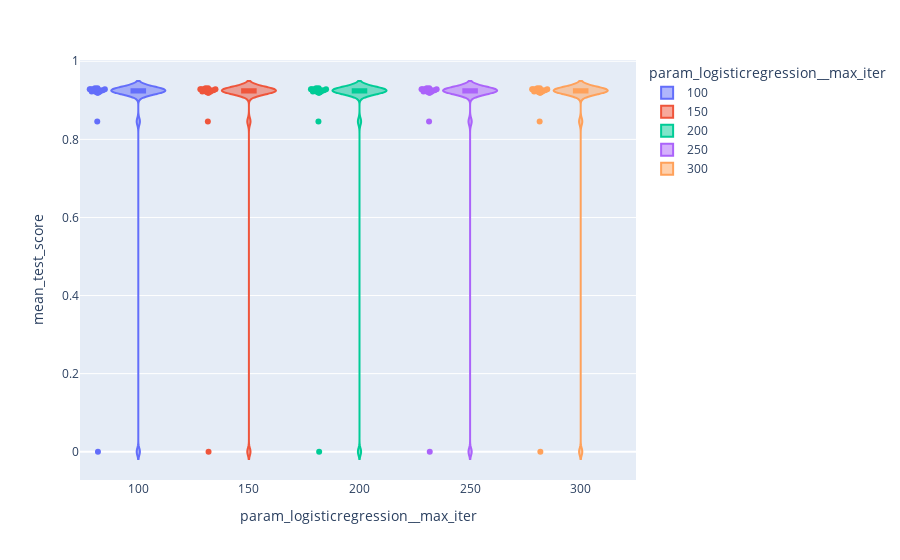

Source (notebook cell):
### Code cell
num_cat_hip(cv_results, 'param_logisticregression__max_iter', 'mean_test_score')

### Figure 1 — Plotly figure (JSON) as saved in the notebook; plotly's stock layout.template omitted (floating-point values rounded to 4 significant figures)
{"data": [{"alignmentgroup": "True", "box": {"visible": true}, "hovertemplate": "param_logisticregression__max_iter=%{x}<br>mean_test_score=%{y}<extra></extra>", "legendgroup": "100", "marker": {"color": "#636efa"}, "name": "100", "offsetgroup": "100", "orientation": "v", "points": "all", "scalegroup": "True", "showlegend": true, "type": "violin", "x": [100, 100, 100, 100, 100, 100, 100, 100, 100, 100, 100, 100, 100, 100, 100, 100, 100, 100, 100, 100], "x0": " ", "xaxis": "x", "y": [0.9309, 0.9309, 0.9282, 0.9282, 0.9255, 0.9255, 0.9202, 0.9202, 0.9228, 0.9228, 0, 0.9282, 0.8456, 0.9282, 0.9282, 0.9255, 0.9202, 0.9202, 0.9228, 0.9228], "y0": " ", "yaxis": "y"}, {"alignmentgroup": "True", "box": {"visible": true}, "hovertemplate": "param_logisticregression__max_iter=%{x}<br>mean_test_score=%{y}<extra></extra>", "legendgroup": "150", "marker": {"color": "#EF553B"}, "name": "150", "offsetgroup": "150", "orientation": "v", "points": "all", "scalegroup": "True", "showlegend": true, "type": "violin", "x": [150, 150, 150, 150, 150, 150, 150, 150, 150, 150, 150, 150, 150, 150, 150, 150, 150, 150, 150, 150], "x0": " ", "xaxis": "x", "y": [0.9309, 0.9309, 0.9282, 0.9282, 0.9255, 0.9255, 0.9202, 0.9202, 0.9228, 0.9228, 0, 0.9282, 0.8456, 0.9282, 0.9282, 0.9255, 0.9202, 0.9202, 0.9228, 0.9228], "y0": " ", "yaxis": "y"}, {"alignmentgroup": "True", "box": {"visible": true}, "hovertemplate": "param_logisticregression__max_iter=%{x}<br>mean_test_score=%{y}<extra></extra>", "legendgroup": "200", "marker": {"color": "#00cc96"}, "name": "200", "offsetgroup": "200", "orientation": "v", "points": "all", "scalegroup": "True", "showlegend": true, "type": "violin", "x": [200, 200, 200, 200, 200, 200, 200, 200, 200, 200, 200, 200, 200, 200, 200, 200, 200, 200, 200, 200], "x0": " ", "xaxis": "x", "y": [0.9309, 0.9309, 0.9282, 0.9282, 0.9255, 0.9255, 0.9202, 0.9202, 0.9228, 0.9228, 0, 0.9282, 0.8456, 0.9282, 0.9282, 0.9255, 0.9202, 0.9202, 0.9228, 0.9228], "y0": " ", "yaxis": "y"}, {"alignmentgroup": "True", "box": {"visible": true}, "hovertemplate": "param_logisticregression__max_iter=%{x}<br>mean_test_score=%{y}<extra></extra>", "legendgroup": "250", "marker": {"color": "#ab63fa"}, "name": "250", "offsetgroup": "250", "orientation": "v", "points": "all", "scalegroup": "True", "showlegend": true, "type": "violin", "x": [250, 250, 250, 250, 250, 250, 250, 250, 250, 250, 250, 250, 250, 250, 250, 250, 250, 250, 250, 250], "x0": " ", "xaxis": "x", "y": [0.9309, 0.9309, 0.9282, 0.9282, 0.9255, 0.9255, 0.9202, 0.9202, 0.9228, 0.9228, 0, 0.9282, 0.8456, 0.9282, 0.9282, 0.9255, 0.9202, 0.9202, 0.9228, 0.9228], "y0": " ", "yaxis": "y"}, {"alignmentgroup": "True", "box": {"visible": true}, "hovertemplate": "param_logisticregression__max_iter=%{x}<br>mean_test_score=%{y}<extra></extra>", "legendgroup": "300", "marker": {"color": "#FFA15A"}, "name": "300", "offsetgroup": "300", "orientation": "v", "points": "all", "scalegroup": "True", "showlegend": true, "type": "violin", "x": [300, 300, 300, 300, 300, 300, 300, 300, 300, 300, 300, 300, 300, 300, 300, 300, 300, 300, 300, 300], "x0": " ", "xaxis": "x", "y": [0.9309, 0.9309, 0.9282, 0.9282, 0.9255, 0.9255, 0.9202, 0.9202, 0.9228, 0.9228, 0, 0.9282, 0.8456, 0.9282, 0.9282, 0.9255, 0.9202, 0.9202, 0.9228, 0.9228], "y0": " ", "yaxis": "y"}], "layout": {"legend": {"title": {"text": "param_logisticregression__max_iter"}, "tracegroupgap": 0}, "margin": {"t": 60}, "violinmode": "overlay", "xaxis": {"anchor": "y", "categoryarray": [100, 150, 200, 250, 300], "categoryorder": "array", "domain": [0, 1], "title": {"text": "param_logisticregression__max_iter"}}, "yaxis": {"anchor": "x", "domain": [0, 1], "title": {"text": "mean_test_score"}}}}
